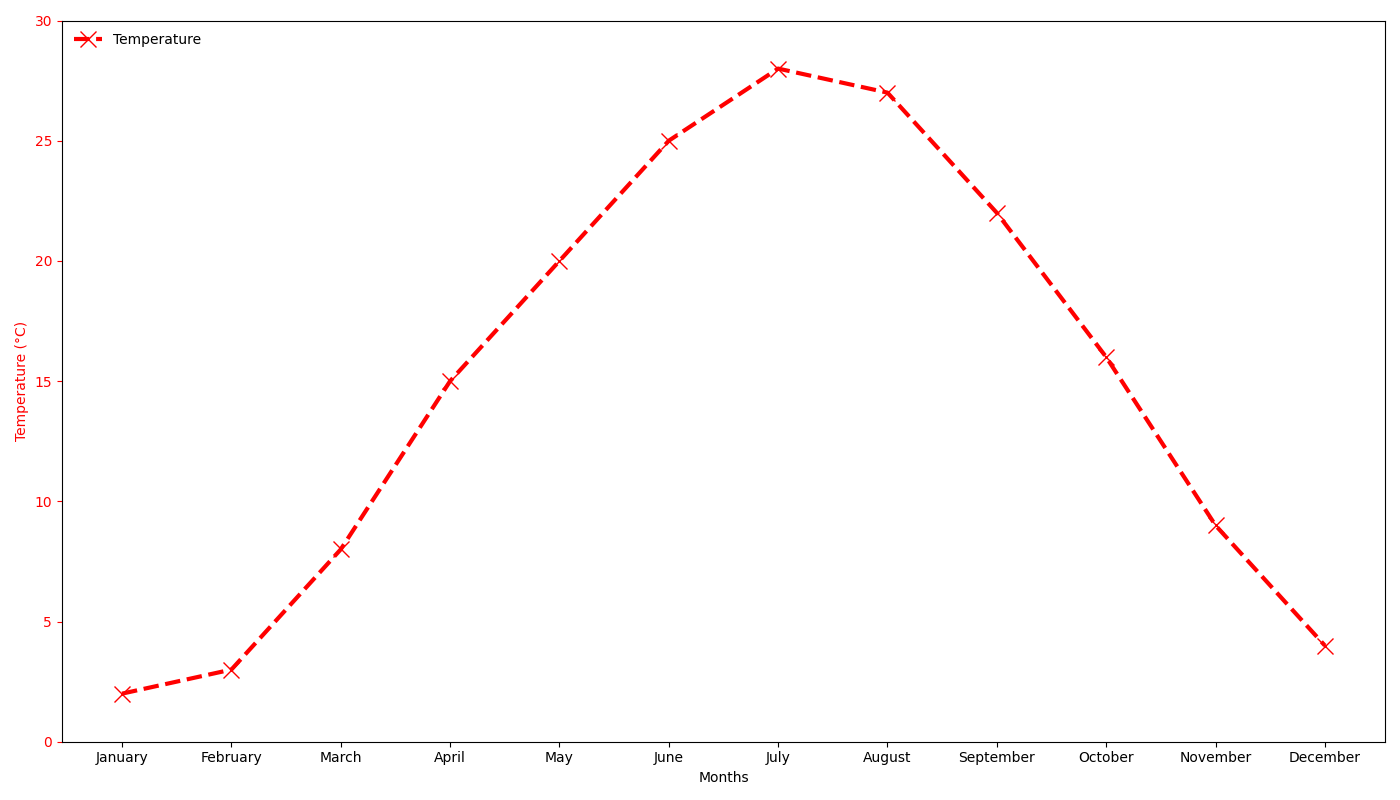

The Python source for this figure:
import matplotlib.pyplot as plt
import numpy as np

months = np.array([
    'January', 'February', 'March', 'April', 'May', 'June', 'July', 
    'August', 'September', 'October', 'November', 'December'])

temperatures = np.array([2, 3, 8, 15, 20, 25, 28, 27, 22, 16, 9, 4])

fig, ax1 = plt.subplots(figsize=(14, 8))

ax1.plot(months, temperatures, color='red', marker='x', linestyle='--', linewidth=3, markersize=12)
ax1.tick_params(axis='y', colors='red')
ax1.set_ylim(0, 30)

ax1.set_xlabel('Months')
ax1.set_ylabel('Temperature (°C)', color='red')

ax1.legend(['Temperature'], loc='upper left', bbox_to_anchor=(0, 1), frameon=False)

plt.tight_layout()
plt.show()
